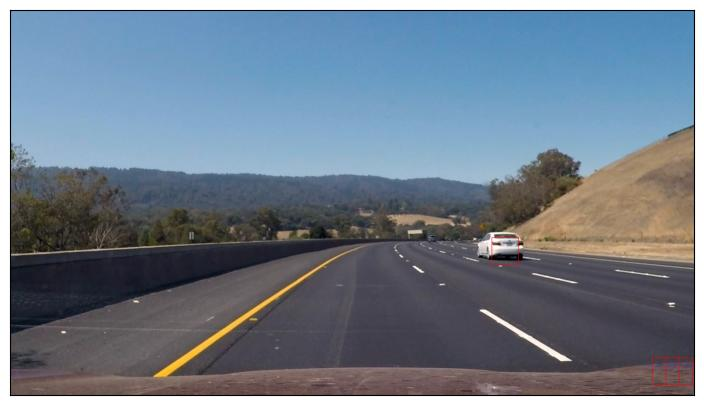
#> input picture lane_tracking/temp3 2.jpg, 704 x 405 px
$ jupyter execute --allow-errors 'lane tracking.ipynb'
#> lines starting #> are read from the running program, lines starting #| are printed output that depends on the picture; after the words box and inside, x2 and y2 are one past the last pixel; in counts of white or black regions, pixels touching at a corner belong together; pictures that were not available may be replaced by others from this repository, and a replacement may not be noted
[cell 1]
import cv2
import matplotlib.pyplot as plt
import numpy as np
import math

[cell 2]
def perspectiveTransform(img):
    (h, w) = (img.shape[0], img.shape[1])
    og = np.float32([[w // 2, h], [w // 2, h], [0, h], [w, h]])
    ne = np.float32([[100, 0], [w, 0], [100, h], [100, h]])
    return cv2.warpPerspective(img, cv2.getPerspectiveTransform(og, ne), (w, h))

[cell 3]
def gray(img):
    img = np.asarray(img)
    return img #cv2.cvtColor(img, cv2.COLOR_RGB2GRAY)

[cell 4]
def gaussianBlur(img):
    return cv2.GaussianBlur(img, (5,5), 0)

[cell 5]
def canny(img):
    return cv2.Canny(img, 100, 200)

[cell 6]
def maskTop(img):
    height, width = img.shape
    # mask all data but a particular window
    return cv2.bitwise_and(img,
                           cv2.fillPoly(np.zeros_like(img),
                                        np.array([
                                           [(int(width*0.2), height-100), (width//2, 430), (int(width*0.9), height-100)]
                                        ]), 255))

[cell 7]
def clampX(n):
    return max(0, min(n, 1280))
def clampY(n):
    return max(0, min(n, 720))

[cell 8]
def make_points(image, average):
    slope, y_int = average
    y1 = image.shape[0]
    y2 = int(y1 * 0.66) # scale the line
    x1 = int((y1 - y_int) // slope)
    x2 = int((y2 - y_int) // slope)
    return np.array([x1, y1, x2, y2])

[cell 9]
def average(image, lines):
    left = []
    right = []

    if lines is not None:
      for line in lines:
        x1, y1, x2, y2 = line.reshape(4)
        #fit line to points, return slope and y-int
        parameters = np.polyfit((x1, x2), (y1, y2), 1)
        slope = parameters[0]
        y_int = parameters[1]
        #lines on the right have positive slope, and lines on the left have neg slope
        if slope < 0:
            left.append((slope, y_int))
        else:
            right.append((slope, y_int))

    #takes average among all the columns (column0: slope, column1: y_int)
    right_avg = np.average(right, axis=0)
    left_avg = np.average(left, axis=0)
    if ((type(right_avg) != np.ndarray) or
        (type(left_avg) != np.ndarray)):
        return np.nan
    left_line = make_points(image, left_avg)
    right_line = make_points(image, right_avg)
    return np.array([left_line, right_line])

[cell 10]
prev_lines = None

[cell 11]
def full_workflow(img, first=False):
    global prev_lines
    if first:
        prev_lines = None
    img = gaussianBlur(gray((img)))
    cannied = canny(img)
    maskedCanny = maskTop(cannied)
    lines = cv2.HoughLinesP(maskedCanny, 2, np.pi/180, 100, np.array([]), minLineLength=40, maxLineGap=5)
    averaged_lines = average(img, lines)
    # store previous averaged lines
    # if slope.diff(o.slope) > 0.6 ? use old slope : use new slope
    if (type(averaged_lines) != np.ndarray):
        if prev_lines is not None:
            to_send = cv2.addWeighted(img, 0.8, prev_lines, 1, 1)
            return (cannied,maskedCanny,to_send)
        else:
            return (cannied,maskedCanny,img)
    black_lines = np.zeros_like(img)
    x1, y1, x2, y2 = averaged_lines[0]
    cv2.line(black_lines, (clampX(x1), clampY(y1)), (clampX(x2), clampY(y2)), (255, 0, 0), 10)
    x1, y1, x2, y2 = averaged_lines[1]
    cv2.line(black_lines, (clampX(x1), clampY(y1)), (clampX(x2), clampY(y2)), (255, 0, 0), 10)
    prev_lines = black_lines
    lanes = cv2.addWeighted(img, 0.8, black_lines, 1, 1)
    return (cannied,maskedCanny,lanes)

[cell 12]
temp1 = cv2.imread("temp3 2.jpg")
#> temp1 is the input picture: shape (405, 704, 3); mean B, G, R 138, 123.9, 111

[cell 13]
temp1 = cv2.resize(temp1,(1280,720))
#> temp1: shape (720, 1280, 3)

[cell 14]
temp2 = cv2.imread("22.png")
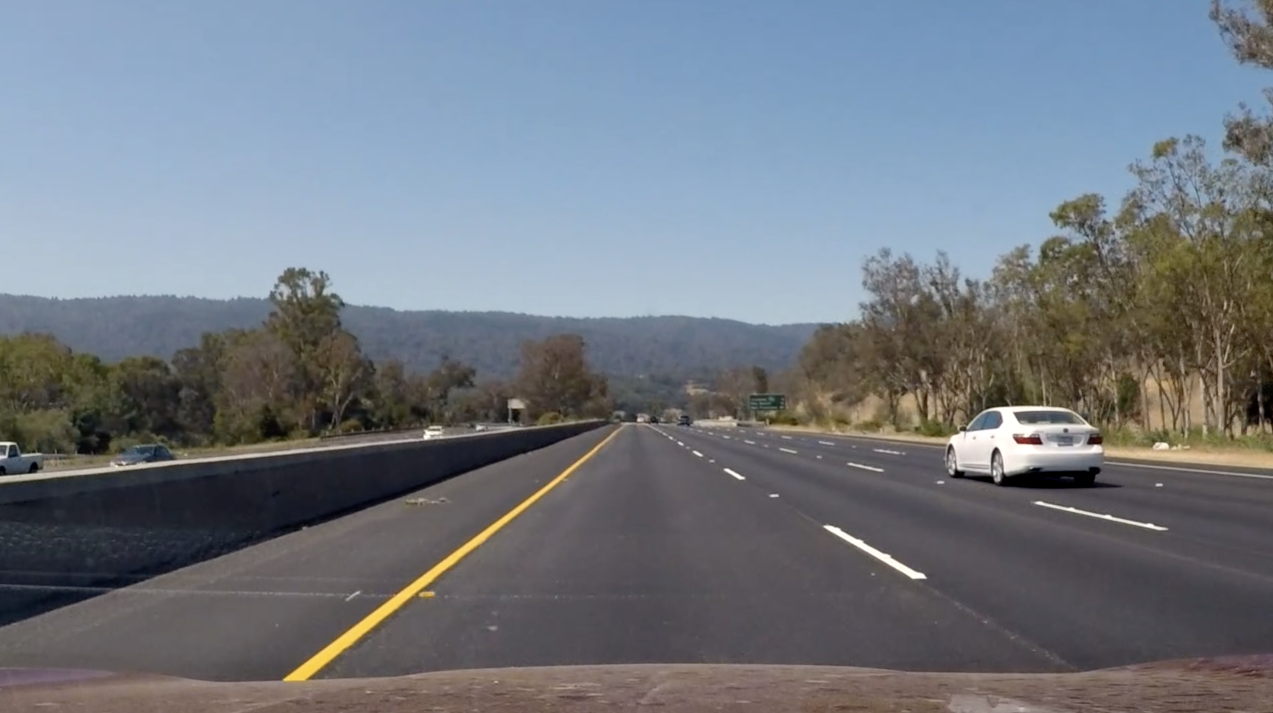
#> input picture lane_tracking/22.png, 2546 x 1426 px (shown at 1/2 size)
#> temp2 is the input picture: shape (1426, 2546, 3); mean B, G, R 129.4, 120.6, 113.9

[cell 15]
res1 = full_workflow(temp1, True)
#> in canny, `return cv2.Canny(img, 100, 200)`: returned value: shape (720, 1280); 1.4% white in thin lines or dots
#> in maskTop, `return cv2.bitwise_and(img, cv2.fillPoly(np.zeros_like(img), np.array(..`:
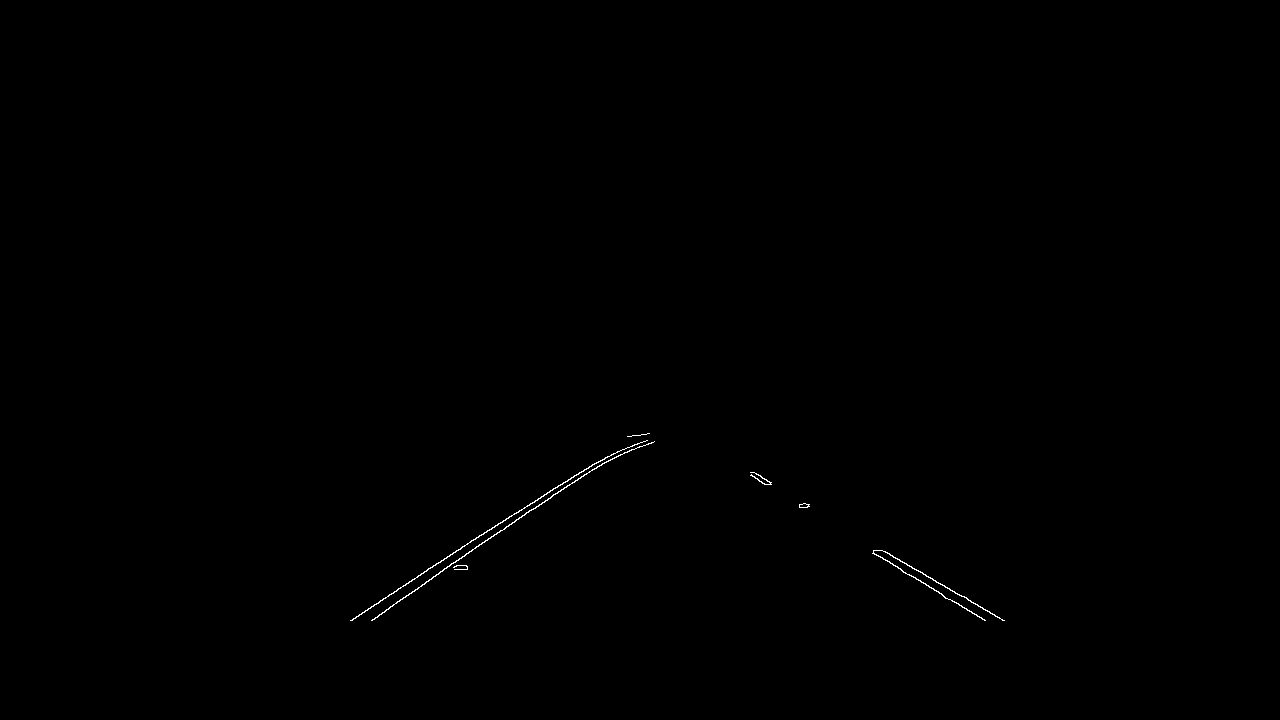
#> returned value: shape (720, 1280); 0.16% white in thin lines or dots, all inside (x1, y1, x2, y2) = (350, 433, 1005, 621)
#> in full_workflow, `lines = cv2.HoughLinesP(maskedCanny, 2, np.pi/180, 100, np.array([]), ..`: lines = [[422, 584, 597, 466], [424, 571, 546, 494], [885, 551, 959, 595], [873, 553, 943, 595], [350, 620, 460, 549], [498, 523, 570, 479], [443, 569, 497, 532]]
#> the loop in average, `for line in lines:` made 7 passes
#> (x1, y1, x2, y2, slope, y_int) on passes 1 to 7: (422, 584, 597, 466, -0.674, 868.5), (424, 571, 546, 494, -0.631, 838.6), (885, 551, 959, 595, 0.595, 24.78), (873, 553, 943, 595, 0.6, 29.2), (350, 620, 460, 549, -0.645, 845.9), (498, 523, 570, 479, -0.611, 827.3), (443, 569, 497, 532, -0.685, 872.5)
#> after the loop in average, `for line in lines:`: left = [(-0.674, 868.5), (-0.631, 838.6), (-0.645, 845.9), (-0.611, 827.3), (-0.685, 872.5)]; right = [(0.595, 24.78), (0.6, 29.2)]
#> in average, `right_avg = np.average(right, axis=0)`: right_avg = [0.597, 26.99]
#> in average, `left_avg = np.average(left, axis=0)`: left_avg = [-0.649, 850.6]
#> in make_points, `slope, y_int = average`: slope = -0.649; y_int = 850.6
#> in make_points, `x1 = int((y1 - y_int) // slope)`: x1 = 201
#> in make_points, `x2 = int((y2 - y_int) // slope)`: x2 = 578
#> in average, `left_line = make_points(image, left_avg)`: left_line = [201, 720, 578, 475]
#> in average, `right_line = make_points(image, right_avg)`: right_line = [1160, 720, 750, 475]
#> in full_workflow, `averaged_lines = average(img, lines)`: averaged_lines = [[201, 720, 578, 475], [1160, 720, 750, 475]]
#> in full_workflow, `x1, y1, x2, y2 = averaged_lines[0]`: x1 = 201; y1 = 720; x2 = 578; y2 = 475
#> in full_workflow, `x1, y1, x2, y2 = averaged_lines[1]`: x1 = 1160; x2 = 750
#> in full_workflow, `cv2.line(black_lines, (clampX(x1), clampY(y1)), (clampX(x2), clampY(y2..`:
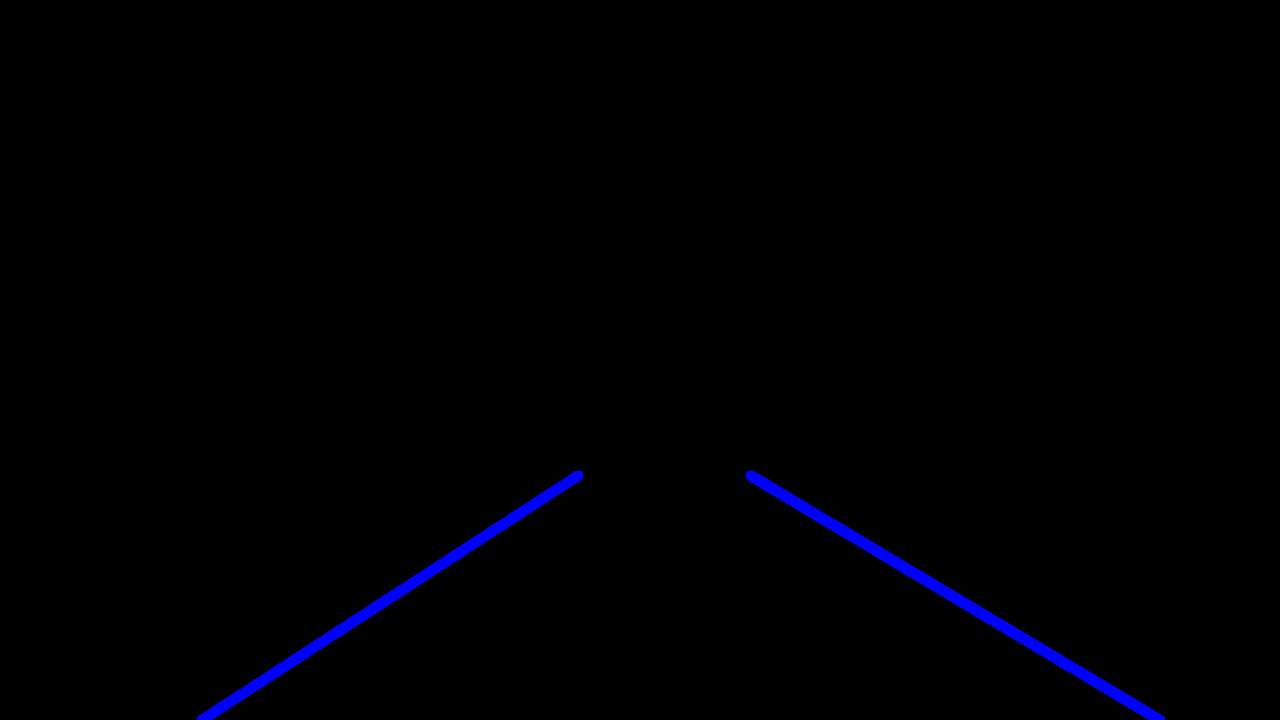
#> black_lines: shape (720, 1280, 3); mean of channels 0, 1, 2 2.9, 0, 0; drawn as B, G, R
#> in full_workflow, `lanes = cv2.addWeighted(img, 0.8, black_lines, 1, 1)`:
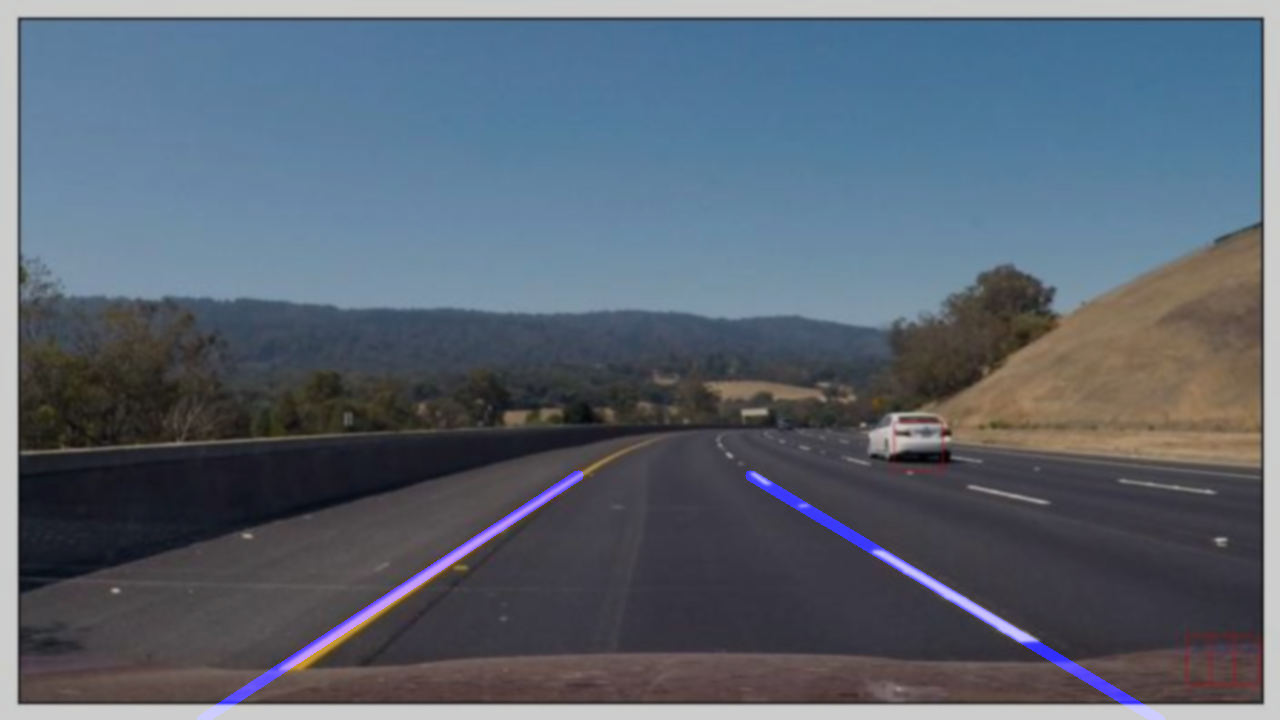
#> lanes: shape (720, 1280, 3); mean of channels 0, 1, 2 113.2, 100, 89.8; drawn as B, G, R

[cell 16]
plt.imshow(cv2.cvtColor(res1[1], cv2.COLOR_BGR2RGB))

[cell 17]
cv2.imwrite("res4.png", res1[2])
#> Out = True

[cell 18]
plt.show()

[cell 19]
plt.draw()

[cell 20]
plt.savefig("res1.png")

[cell 21]
vid = cv2.VideoCapture("video.mp4")

[cell 22]
ret, frame = vid.read()
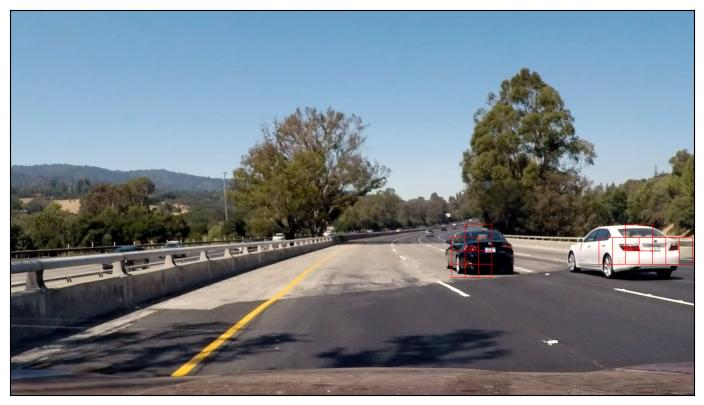
#> input picture lane_tracking/res5.jpg, 704 x 405 px, given in place of video.mp4, which was not available
#> frame is the input picture: shape (405, 704, 3); mean B, G, R 138, 130.5, 121.3

[cell 23]
plt.imshow(frame)

#> (a cell that did not finish here is left out)

#> in canny (call 2), `return cv2.Canny(img, 100, 200)`: returned value: shape (405, 704); 4.9% white in thin lines or dots
#> in maskTop (call 2), `return cv2.bitwise_and(img, cv2.fillPoly(np.zeros_like(img), np.array(..`:
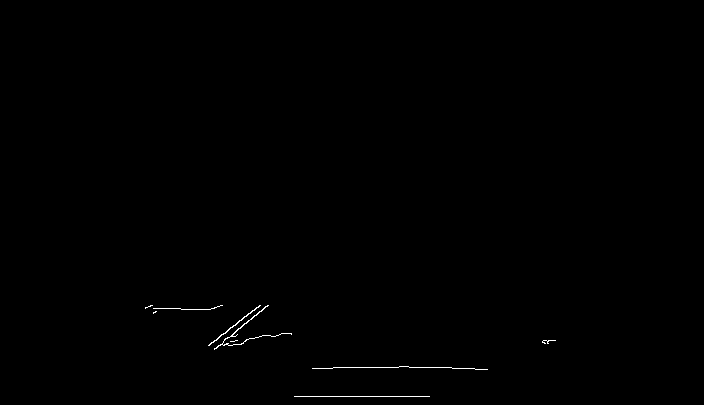
#> returned value: shape (405, 704); 0.25% white in thin lines or dots, all inside (x1, y1, x2, y2) = (145, 305, 556, 397)
#> the loop in average (call 2), `for line in lines:` made 3 passes
#> (x1, y1, x2, y2, slope, y_int) on passes 1 to 3: (409, 367, 451, 367, 1.3e-15, 367), (294, 396, 429, 396, 6.06e-17, 396), (333, 367, 398, 367, 1.43e-15, 367)
plt.imshow(t[1])

#> (a cell that did not finish here is left out)

#> (a cell that did not finish here is left out)

[cell 27]
final = cv2.VideoWriter('final.mp4',cv2.VideoWriter_fourcc(*'mp4v'), 20, (720,1280))

[cell 28]
import time

#> (a cell that did not finish here is left out)
